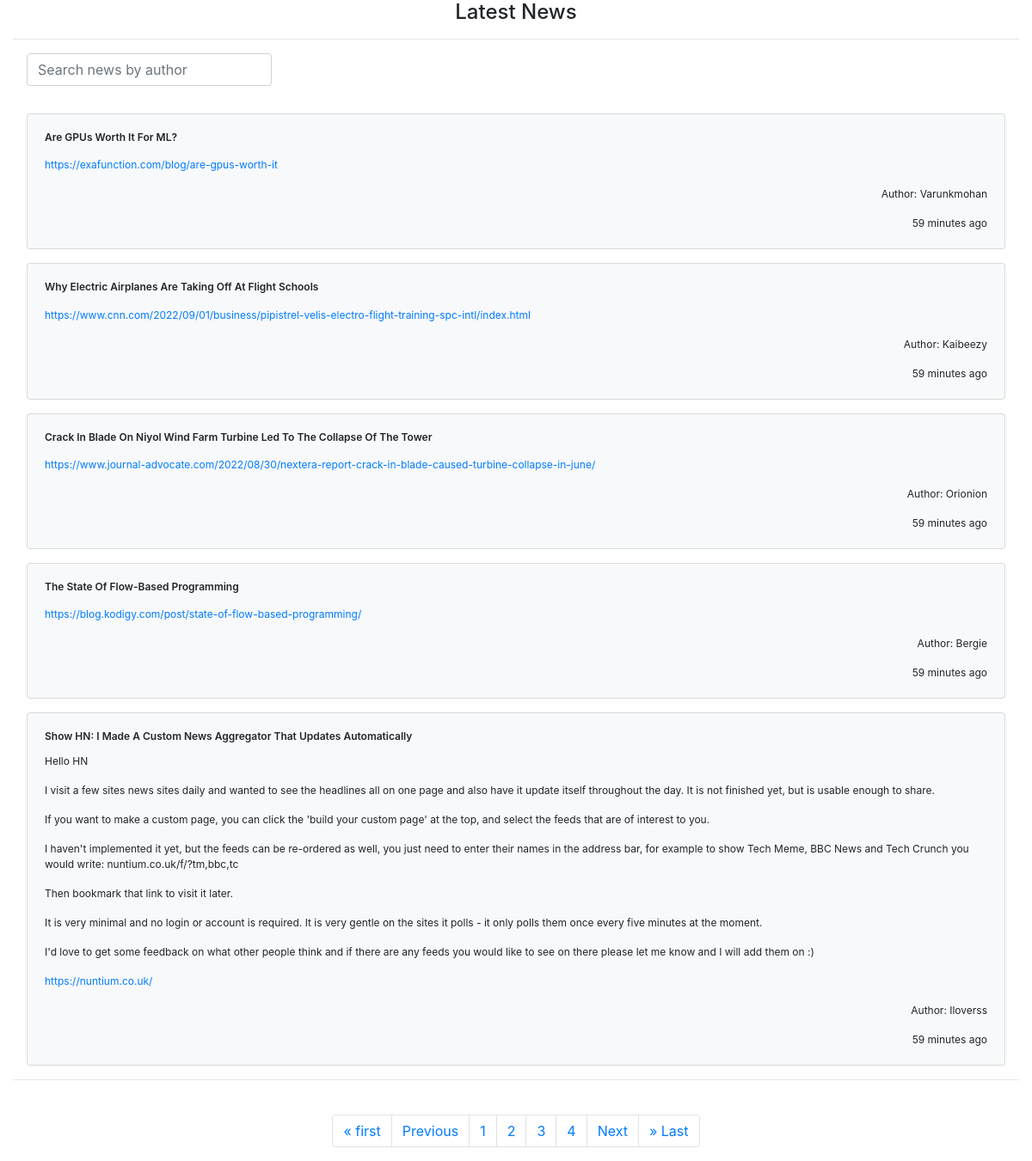
The app's page /api/v0/items/news/?page=2 with its own data.
### news/models.py (models this page shows, shortened)
class DemoNewsModel(models.Model):
    newsid = models.BigIntegerField(unique=True, primary_key=True)
    name = models.CharField(max_length=255, blank=True)
    relatedids = models.TextField(blank=True, null=True)
    score = models.IntegerField()
    title = models.CharField(max_length=255, blank=True)
    newstype = models.CharField(max_length=255, blank=True)
    descendants = models.IntegerField()
    text = models.TextField(blank=True, null=True)
    url = models.CharField(max_length=255, blank=True)
    created_at = models.DateTimeField(auto_now=True)
    class Meta:
        ordering = ['-created_at']

### news/views.py (the view)
# urls.py: path('news/', newsItemView, name='news'),
def newsItemView(request):
    q = request.GET.get('q') if request.GET.get('q') != None else ''
    news_list = DemoNewsModel.objects.filter(Q(name__icontains=q))[:20]
    p = Paginator(DemoNewsModel.objects.filter(Q(name__icontains=q))[:20], 5)
    page = request.GET.get('page')
    news = p.get_page(page)
    nums = "1" * news.paginator.num_pages
    return render(request, 'news/news.html', {'news': news, 'news_list':  news_list, "nums": nums})

### news/templates/news/news.html (shortened to what this page needs)
{% extends 'main.html' %} {% block content %}
<div class="container-fluid">
  <div class="row justify-content-center" style="height: 90vh">
    <div class="col">
      <h4 style="text-align: center; margin-bottom: 10px">Latest News</h4>
      <hr />
      <form action="{% url 'news' %}" class="d-flex m-3">
        <input
          class="form-control w-25 mb-3"
          type="search"
          name="q"
          placeholder="Search news by author"
          aria-label="Search"
        />
      </form>
      {% for news in news %}
      <div class="card m-3 bg-light">
        <div class="card-body">
          <h6
            class="card-title text-left"
            style="
              text-transform: capitalize;
              font-size: 12px;
              font-weight: 600;
            "
          >
            {{ news.title }}
          </h6>
          <p class="card-text text-justify" style="font-size: 12px">
            {{ news.text|safe }}
          </p>
          <p class="text-justify" style="font-size: 12px">
            <a href="{{ news.url }}">{{ news.url }}</a>
          </p>
          <p class="card-text text-right" style="font-size: 12px; text-transform: capitalize;">
            Author: {{ news.name }}
          </p>
          <p class="card-text text-right" style="font-size: 12px">
            {{ news.created_at|timesince }} ago
          </p>
        </div>
      </div>
      {% endfor %}
      <hr />
      <br />
      <nav aria-label="Page navigation example">
        <ul class="pagination justify-content-center">
          {% if news.has_previous %}
          <li class="page-item">
            <a href="?page=1" class="page-link">&laquo; first</a>
          </li>
          <li class="page-item">
            <a href="?page={{ news.previous_page_number }}" class="page-link"
              >Previous</a
            >
          </li>
          {% endif %} {% for i in nums %}
          <li class="page-item">
            <a href="?page={{ forloop.counter }}" class="page-link"
              >{{ forloop.counter }}</a
            >
          </li>
          {% endfor %} {% if news.has_next %}
          <li class="page-item">
            <a href="?page={{ news.next_page_number }}" class="page-link"
              >Next</a
            >
          </li>
          <li class="page-item">
            <a href="?page={{ news.paginator.num_pages }}" class="page-link"
              >&raquo; Last</a
            >
          </li>
          {% endif %}
        </ul>
      </nav>
    </div>
  </div>
</div>
{% endblock %}

### news/templates/news/news.html (style rules this page uses)
p { font-size: 12px; }

### records on screen
DemoNewsModel: title "Are GPUs Worth It For ML?", url "https://exafunction.com/blog/are-gpus-worth-it", name "Varunkmohan", created_at "59 minutes"
DemoNewsModel: title "Why Electric Airplanes Are Taking Off At Flight Schools", url "https://www.cnn.com/2022/09/01/business/pipistrel-velis-electro-flight-training-spc-intl/index.html", name "Kaibeezy", created_at "59 minutes"
DemoNewsModel: title "Crack In Blade On Niyol Wind Farm Turbine Led To The Collapse Of The Tower", url "https://www.journal-advocate.com/2022/08/30/nextera-report-crack-in-blade-caused-turbine-collapse-in-june/", name "Orionion", created_at "59 minutes"
DemoNewsModel: title "The State Of Flow-Based Programming", url "https://blog.kodigy.com/post/state-of-flow-based-programming/", name "Bergie", created_at "59 minutes"
DemoNewsModel: title "Show HN: I Made A Custom News Aggregator That Updates Automatically", text "Hello HN I visit a few sites news sites daily and wanted to see the headlines all on one page and also have it update itself throughout the day. It is not finished yet, but is usable enough to share. If you want to make a custom page, you can click the 'build your custom page' at the top, and select the feeds that are of interest to you. I haven't implemented it yet, but the feeds can be re-ordered as well, you just need to enter their names in the address bar, for example to show Tech Meme, BBC News and Tech Crunch you would write: nuntium.co.uk/f/?tm,bbc,tc Then bookmark that link to visit it later. It is very minimal and no login or account is required. It is very gentle on the sites it…", url "https://nuntium.co.uk/", name "Iloverss", created_at "59 minutes"
